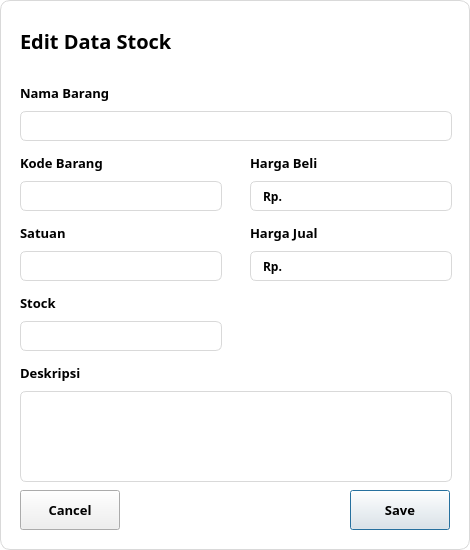
<?xml version="1.0" encoding="UTF-8"?>
<ui version="4.0">
 <class>Dialog</class>
 <widget class="QDialog" name="Dialog">
  <property name="geometry">
   <rect>
    <x>0</x>
    <y>0</y>
    <width>470</width>
    <height>550</height>
   </rect>
  </property>
  <property name="minimumSize">
   <size>
    <width>470</width>
    <height>550</height>
   </size>
  </property>
  <property name="maximumSize">
   <size>
    <width>470</width>
    <height>550</height>
   </size>
  </property>
  <property name="windowTitle">
   <string>Dialog</string>
  </property>
  <property name="styleSheet">
   <string notr="true">QDialog{
	background-color: white;
	border: 1px solid #D9D9D9;
	border-radius: 10px;
}</string>
  </property>
  <widget class="QPushButton" name="saveBtn">
   <property name="geometry">
    <rect>
     <x>350</x>
     <y>490</y>
     <width>100</width>
     <height>40</height>
    </rect>
   </property>
   <property name="font">
    <font>
     <family>Poppins</family>
     <pointsize>10</pointsize>
     <weight>75</weight>
     <bold>true</bold>
    </font>
   </property>
   <property name="text">
    <string>Save</string>
   </property>
  </widget>
  <widget class="QWidget" name="layoutWidget">
   <property name="geometry">
    <rect>
     <x>20</x>
     <y>20</y>
     <width>203</width>
     <height>42</height>
    </rect>
   </property>
   <layout class="QHBoxLayout" name="horizontalLayout">
    <item>
     <widget class="QLabel" name="label">
      <property name="minimumSize">
       <size>
        <width>160</width>
        <height>40</height>
       </size>
      </property>
      <property name="maximumSize">
       <size>
        <width>160</width>
        <height>40</height>
       </size>
      </property>
      <property name="font">
       <font>
        <family>Poppins</family>
        <pointsize>15</pointsize>
        <weight>75</weight>
        <bold>true</bold>
       </font>
      </property>
      <property name="text">
       <string>Edit Data Stock</string>
      </property>
     </widget>
    </item>
    <item>
     <widget class="QLabel" name="label_2">
      <property name="minimumSize">
       <size>
        <width>35</width>
        <height>35</height>
       </size>
      </property>
      <property name="maximumSize">
       <size>
        <width>35</width>
        <height>35</height>
       </size>
      </property>
      <property name="text">
       <string/>
      </property>
      <property name="pixmap">
       <pixmap resource="../assets/icons/resources.qrc">:/icons/edit-blue.svg</pixmap>
      </property>
      <property name="scaledContents">
       <bool>true</bool>
      </property>
     </widget>
    </item>
   </layout>
  </widget>
  <widget class="QPushButton" name="cancelBtn">
   <property name="geometry">
    <rect>
     <x>20</x>
     <y>490</y>
     <width>100</width>
     <height>40</height>
    </rect>
   </property>
   <property name="font">
    <font>
     <family>Poppins</family>
     <pointsize>10</pointsize>
     <weight>75</weight>
     <bold>true</bold>
    </font>
   </property>
   <property name="text">
    <string>Cancel</string>
   </property>
  </widget>
  <widget class="QWidget" name="layoutWidget">
   <property name="geometry">
    <rect>
     <x>20</x>
     <y>80</y>
     <width>432</width>
     <height>61</height>
    </rect>
   </property>
   <layout class="QVBoxLayout" name="verticalLayout">
    <item>
     <widget class="QLabel" name="label_3">
      <property name="font">
       <font>
        <family>Poppins</family>
        <pointsize>10</pointsize>
        <weight>75</weight>
        <bold>true</bold>
       </font>
      </property>
      <property name="text">
       <string>Nama Barang</string>
      </property>
     </widget>
    </item>
    <item>
     <widget class="QLineEdit" name="editItemName">
      <property name="minimumSize">
       <size>
        <width>430</width>
        <height>30</height>
       </size>
      </property>
      <property name="font">
       <font>
        <family>Poppins</family>
        <weight>75</weight>
        <bold>true</bold>
       </font>
      </property>
      <property name="styleSheet">
       <string notr="true">QLineEdit{
	border: 1px solid #D9D9D9;
	border-radius: 6px;
	padding:0 10px 0 10px;
}

QLineEdit:focus{
	border: 1px solid #3D6CEE;
}</string>
      </property>
     </widget>
    </item>
   </layout>
  </widget>
  <widget class="QWidget" name="layoutWidget">
   <property name="geometry">
    <rect>
     <x>20</x>
     <y>150</y>
     <width>202</width>
     <height>61</height>
    </rect>
   </property>
   <layout class="QVBoxLayout" name="verticalLayout_2">
    <item>
     <widget class="QLabel" name="label_4">
      <property name="font">
       <font>
        <family>Poppins</family>
        <pointsize>10</pointsize>
        <weight>75</weight>
        <bold>true</bold>
       </font>
      </property>
      <property name="text">
       <string>Kode Barang</string>
      </property>
     </widget>
    </item>
    <item>
     <widget class="QLineEdit" name="editItemCode">
      <property name="minimumSize">
       <size>
        <width>200</width>
        <height>30</height>
       </size>
      </property>
      <property name="font">
       <font>
        <family>Poppins</family>
        <weight>75</weight>
        <bold>true</bold>
       </font>
      </property>
      <property name="styleSheet">
       <string notr="true">QLineEdit{
	border: 1px solid #D9D9D9;
	border-radius: 6px;
	padding:0 10px 0 10px;
}

QLineEdit:focus{
	border: 1px solid #3D6CEE;
}</string>
      </property>
     </widget>
    </item>
   </layout>
  </widget>
  <widget class="QWidget" name="layoutWidget">
   <property name="geometry">
    <rect>
     <x>250</x>
     <y>150</y>
     <width>202</width>
     <height>61</height>
    </rect>
   </property>
   <layout class="QVBoxLayout" name="verticalLayout_3">
    <item>
     <widget class="QLabel" name="label_5">
      <property name="font">
       <font>
        <family>Poppins</family>
        <pointsize>10</pointsize>
        <weight>75</weight>
        <bold>true</bold>
       </font>
      </property>
      <property name="text">
       <string>Harga Beli</string>
      </property>
     </widget>
    </item>
    <item>
     <widget class="QLineEdit" name="editPurchasePrice">
      <property name="minimumSize">
       <size>
        <width>200</width>
        <height>30</height>
       </size>
      </property>
      <property name="font">
       <font>
        <family>Poppins</family>
        <weight>75</weight>
        <bold>true</bold>
       </font>
      </property>
      <property name="styleSheet">
       <string notr="true">QLineEdit{
	border: 1px solid #D9D9D9;
	border-radius: 6px;
	padding:0 10px 0 10px;
}

QLineEdit:focus{
	border: 1px solid #3D6CEE;
}</string>
      </property>
      <property name="text">
       <string>Rp. </string>
      </property>
     </widget>
    </item>
   </layout>
  </widget>
  <widget class="QWidget" name="layoutWidget">
   <property name="geometry">
    <rect>
     <x>250</x>
     <y>220</y>
     <width>202</width>
     <height>61</height>
    </rect>
   </property>
   <layout class="QVBoxLayout" name="verticalLayout_4">
    <item>
     <widget class="QLabel" name="label_6">
      <property name="font">
       <font>
        <family>Poppins</family>
        <pointsize>10</pointsize>
        <weight>75</weight>
        <bold>true</bold>
       </font>
      </property>
      <property name="text">
       <string>Harga Jual</string>
      </property>
     </widget>
    </item>
    <item>
     <widget class="QLineEdit" name="editSellingPrice">
      <property name="minimumSize">
       <size>
        <width>200</width>
        <height>30</height>
       </size>
      </property>
      <property name="font">
       <font>
        <family>Poppins</family>
        <weight>75</weight>
        <bold>true</bold>
       </font>
      </property>
      <property name="styleSheet">
       <string notr="true">QLineEdit{
	border: 1px solid #D9D9D9;
	border-radius: 6px;
	padding:0 10px 0 10px;
}

QLineEdit:focus{
	border: 1px solid #3D6CEE;
}</string>
      </property>
      <property name="text">
       <string>Rp. </string>
      </property>
     </widget>
    </item>
   </layout>
  </widget>
  <widget class="QWidget" name="layoutWidget">
   <property name="geometry">
    <rect>
     <x>20</x>
     <y>220</y>
     <width>202</width>
     <height>61</height>
    </rect>
   </property>
   <layout class="QVBoxLayout" name="verticalLayout_5">
    <item>
     <widget class="QLabel" name="label_7">
      <property name="font">
       <font>
        <family>Poppins</family>
        <pointsize>10</pointsize>
        <weight>75</weight>
        <bold>true</bold>
       </font>
      </property>
      <property name="text">
       <string>Satuan</string>
      </property>
     </widget>
    </item>
    <item>
     <widget class="QLineEdit" name="editUnitsOfQuantity">
      <property name="minimumSize">
       <size>
        <width>200</width>
        <height>30</height>
       </size>
      </property>
      <property name="font">
       <font>
        <family>Poppins</family>
        <weight>75</weight>
        <bold>true</bold>
       </font>
      </property>
      <property name="styleSheet">
       <string notr="true">QLineEdit{
	border: 1px solid #D9D9D9;
	border-radius: 6px;
	padding:0 10px 0 10px;
}

QLineEdit:focus{
	border: 1px solid #3D6CEE;
}</string>
      </property>
     </widget>
    </item>
   </layout>
  </widget>
  <widget class="QWidget" name="layoutWidget">
   <property name="geometry">
    <rect>
     <x>20</x>
     <y>290</y>
     <width>202</width>
     <height>61</height>
    </rect>
   </property>
   <layout class="QVBoxLayout" name="verticalLayout_6">
    <item>
     <widget class="QLabel" name="label_8">
      <property name="font">
       <font>
        <family>Poppins</family>
        <pointsize>10</pointsize>
        <weight>75</weight>
        <bold>true</bold>
       </font>
      </property>
      <property name="text">
       <string>Stock</string>
      </property>
     </widget>
    </item>
    <item>
     <widget class="QLineEdit" name="editStock">
      <property name="minimumSize">
       <size>
        <width>200</width>
        <height>30</height>
       </size>
      </property>
      <property name="font">
       <font>
        <family>Poppins</family>
        <weight>75</weight>
        <bold>true</bold>
       </font>
      </property>
      <property name="styleSheet">
       <string notr="true">QLineEdit{
	border: 1px solid #D9D9D9;
	border-radius: 6px;
	padding:0 10px 0 10px;
}

QLineEdit:focus{
	border: 1px solid #3D6CEE;
}</string>
      </property>
     </widget>
    </item>
   </layout>
  </widget>
  <widget class="QWidget" name="layoutWidget">
   <property name="geometry">
    <rect>
     <x>20</x>
     <y>360</y>
     <width>432</width>
     <height>122</height>
    </rect>
   </property>
   <layout class="QVBoxLayout" name="verticalLayout_7">
    <item>
     <widget class="QLabel" name="label_9">
      <property name="font">
       <font>
        <family>Poppins</family>
        <pointsize>10</pointsize>
        <weight>75</weight>
        <bold>true</bold>
       </font>
      </property>
      <property name="text">
       <string>Deskripsi</string>
      </property>
     </widget>
    </item>
    <item>
     <widget class="QLineEdit" name="editDescription">
      <property name="minimumSize">
       <size>
        <width>430</width>
        <height>91</height>
       </size>
      </property>
      <property name="font">
       <font>
        <family>Poppins</family>
        <weight>75</weight>
        <bold>true</bold>
       </font>
      </property>
      <property name="styleSheet">
       <string notr="true">QLineEdit{
	border: 1px solid #D9D9D9;
	border-radius: 6px;
	padding:0 10px 0 10px;
}

QLineEdit:focus{
	border: 1px solid #3D6CEE;
}</string>
      </property>
      <property name="maxLength">
       <number>430</number>
      </property>
      <property name="alignment">
       <set>Qt::AlignJustify|Qt::AlignTop</set>
      </property>
     </widget>
    </item>
   </layout>
  </widget>
  <widget class="QPushButton" name="closeBtn">
   <property name="geometry">
    <rect>
     <x>430</x>
     <y>5</y>
     <width>35</width>
     <height>35</height>
    </rect>
   </property>
   <property name="styleSheet">
    <string notr="true">QPushButton{
	border: none;
}

QPushButton:hover{
	border-left: 1px solid #D9D9D9;
	border-bottom: 1px solid #D9D9D9;
	border-bottom-left-radius: 6px;
}</string>
   </property>
   <property name="text">
    <string/>
   </property>
   <property name="icon">
    <iconset resource="../assets/icons/resources.qrc">
     <normaloff>:/icons/close.svg</normaloff>:/icons/close.svg</iconset>
   </property>
   <property name="iconSize">
    <size>
     <width>20</width>
     <height>20</height>
    </size>
   </property>
   <property name="checkable">
    <bool>true</bool>
   </property>
  </widget>
 </widget>
 <resources>
  <include location="../assets/icons/resources.qrc"/>
 </resources>
 <connections/>
</ui>
